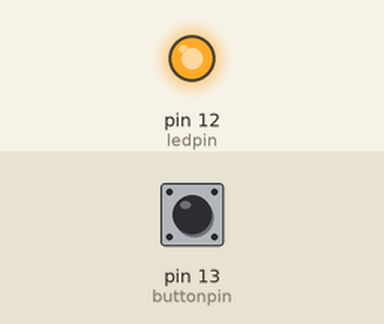
Simulated run of this sketch. Board: Arduino Uno, built with avr-gcc and run on an emulated ATmega328P. Parts: output pins drawn as LEDs (lit = HIGH). The inputs (shaded band) are chosen by the test bench; at power-on: pin 13 (buttonpin) LOW. What the sketch prints to the serial monitor is not drawn.

Above: at 0.3 s.
Timing chart, 0 to 1.8 s (numbered marks = the images above):
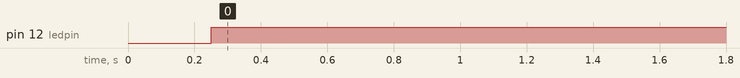

Measured:
- by itself, pin 12 (ledpin): LOW → HIGH at 0.25 s

The sketch:

code.ino
```cpp
int ledpin = 12;
int buttonpin = 13;
int buttonval;
int dt = 250;
void setup()
{
  Serial.begin(9600);
  pinMode(ledpin, OUTPUT);
  pinMode(buttonpin, INPUT);
}

void loop()
{
  buttonval = digitalRead(buttonpin);
  Serial.println(buttonval);
  delay(dt);
  if(buttonval == 1){
    digitalWrite(ledpin, LOW);
  }
  if(buttonval == 0){
    digitalWrite(ledpin, HIGH);
  }
}
```
